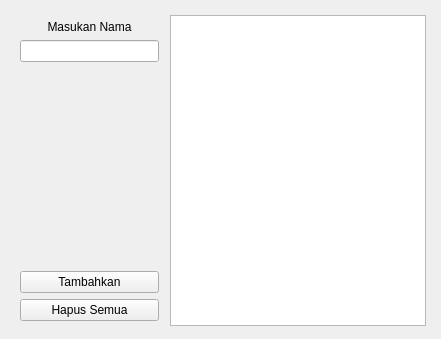
<?xml version="1.0" encoding="UTF-8"?>
<ui version="4.0">
 <class>Form</class>
 <widget class="QWidget" name="Form">
  <property name="geometry">
   <rect>
    <x>0</x>
    <y>0</y>
    <width>441</width>
    <height>339</height>
   </rect>
  </property>
  <property name="windowTitle">
   <string>Form</string>
  </property>
  <widget class="QWidget" name="horizontalLayoutWidget">
   <property name="geometry">
    <rect>
     <x>10</x>
     <y>10</y>
     <width>421</width>
     <height>321</height>
    </rect>
   </property>
   <layout class="QHBoxLayout" name="horizontalLayout">
    <property name="leftMargin">
     <number>5</number>
    </property>
    <property name="topMargin">
     <number>5</number>
    </property>
    <property name="rightMargin">
     <number>5</number>
    </property>
    <property name="bottomMargin">
     <number>5</number>
    </property>
    <item>
     <layout class="QVBoxLayout" name="verticalLayout">
      <property name="leftMargin">
       <number>5</number>
      </property>
      <property name="topMargin">
       <number>5</number>
      </property>
      <property name="rightMargin">
       <number>5</number>
      </property>
      <property name="bottomMargin">
       <number>5</number>
      </property>
      <item>
       <widget class="QLabel" name="label">
        <property name="text">
         <string>Masukan Nama</string>
        </property>
        <property name="alignment">
         <set>Qt::AlignCenter</set>
        </property>
       </widget>
      </item>
      <item>
       <widget class="QLineEdit" name="lineEditNama"/>
      </item>
      <item>
       <spacer name="verticalSpacer">
        <property name="orientation">
         <enum>Qt::Vertical</enum>
        </property>
        <property name="sizeHint" stdset="0">
         <size>
          <width>20</width>
          <height>40</height>
         </size>
        </property>
       </spacer>
      </item>
      <item>
       <widget class="QPushButton" name="pushButtonTambah">
        <property name="text">
         <string>Tambahkan</string>
        </property>
       </widget>
      </item>
      <item>
       <widget class="QPushButton" name="pushButtonHapusSemua">
        <property name="text">
         <string>Hapus Semua</string>
        </property>
       </widget>
      </item>
     </layout>
    </item>
    <item>
     <widget class="QListWidget" name="listWidgetNama"/>
    </item>
   </layout>
  </widget>
 </widget>
 <resources/>
 <connections>
  <connection>
   <sender>pushButtonHapusSemua</sender>
   <signal>clicked()</signal>
   <receiver>listWidgetNama</receiver>
   <slot>clear()</slot>
   <hints>
    <hint type="sourcelabel">
     <x>87</x>
     <y>309</y>
    </hint>
    <hint type="destinationlabel">
     <x>297</x>
     <y>170</y>
    </hint>
   </hints>
  </connection>
 </connections>
</ui>
